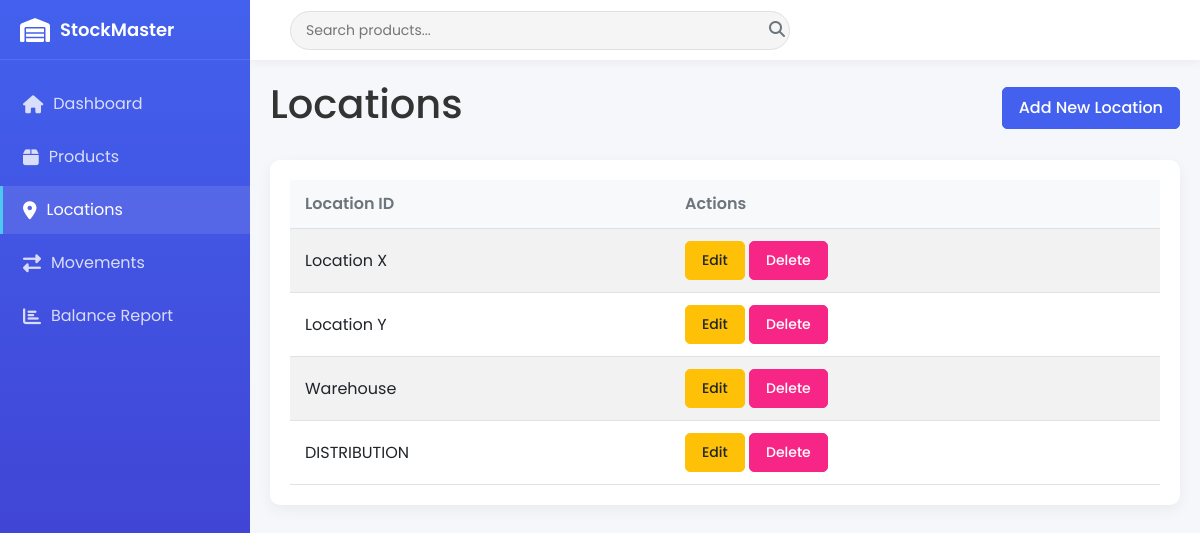
/locations, run on the app's committed database.
### models.py (models this page shows, shortened)
class Location(db.Model):
    location_id = db.Column(db.String(50), primary_key=True)

### app.py (the view)
@app.route('/locations')
def locations():
    locations = Location.query.all()
    return render_template('locations.html', locations=locations)

### templates/locations.html (shortened to what this page needs)
{% extends 'base.html' %}
{% block content %}
<div class="d-flex justify-content-between align-items-center mb-4">
    <h1>Locations</h1>
    <a href="{{ url_for('add_location') }}" class="btn btn-primary">Add New Location</a>
</div>
<div class="card">
    <div class="card-body">
        <table class="table table-striped">
            <thead>
                <tr>
                    <th>Location ID</th>
                    <th>Actions</th>
                </tr>
            </thead>
            <tbody>
                {% for location in locations %}
                <tr>
                    <td>{{ location.location_id }}</td>
                    <td>
                        <a href="{{ url_for('edit_location', location_id=location.location_id) }}" class="btn btn-sm btn-warning">Edit</a>
                        <form action="{{ url_for('delete_location', location_id=location.location_id) }}" method="POST" class="d-inline">
                            <button type="submit" class="btn btn-sm btn-danger" onclick="return confirm('Are you sure you want to delete this location?')">Delete</button>
                        </form>
                    </td>
                </tr>
                {% else %}
                <tr>
                    <td colspan="2" class="text-center">No locations found</td>
                </tr>
                {% endfor %}
            </tbody>
        </table>
    </div>
</div>
{% endblock %}

### static/css/style.css (style rules this page uses)
:root { --primary-color: #4361ee; --secondary-color: #3f37c9; --accent-color: #4895ef; --success-color: #4cc9f0; --warning-color: #f72585; --light-color: #f8f9fa; --dark-color: #212529; --gray-color: #6c757d; --sidebar-width: 250px; --header-height: 60px; --transition-speed: 0.3s; }
* { margin: 0; padding: 0; box-sizing: border-box; }
body { font-family: 'Poppins', sans-serif; background-color: #f5f7fb; color: #333; overflow-x: hidden; }
.card { background-color: white; border-radius: 10px; box-shadow: 0 5px 15px rgba(0, 0, 0, 0.05); margin-bottom: 20px; border: none; overflow: hidden; }
.card-body { padding: 20px; }
.table { width: 100%; margin-bottom: 0; }
.table th { background-color: #f8f9fa; font-weight: 600; color: var(--gray-color); border-top: none; padding: 12px 15px; }
.table td { padding: 12px 15px; vertical-align: middle; }
.btn { border-radius: 5px; padding: 8px 16px; font-weight: 500; transition: all 0.3s; }
.btn-primary { background-color: var(--primary-color); border-color: var(--primary-color); }
.btn-warning { background-color: #ffc107; border-color: #ffc107; color: #212529; }
.btn-danger { background-color: var(--warning-color); border-color: var(--warning-color); }

### data on the page
Location: location_id "Location X"
Location: location_id "Location Y"
Location: location_id "Warehouse"
Location: location_id "DISTRIBUTION"
